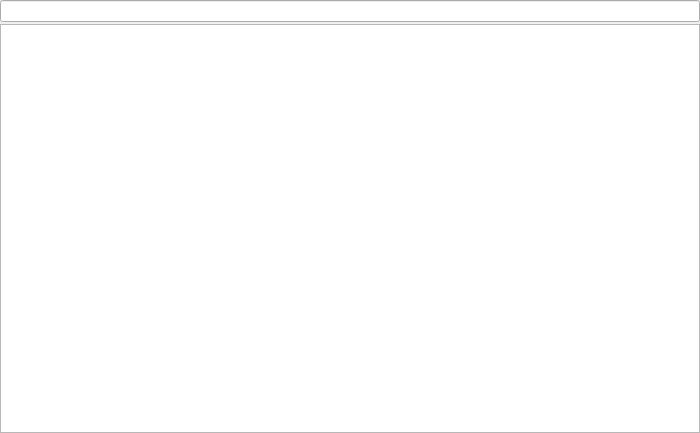
<?xml version="1.0" encoding="UTF-8"?>
<ui version="4.0">
 <class>SettingsDialog</class>
 <widget class="QWidget" name="SettingsDialog">
  <property name="geometry">
   <rect>
    <x>0</x>
    <y>0</y>
    <width>700</width>
    <height>433</height>
   </rect>
  </property>
  <property name="minimumSize">
   <size>
    <width>700</width>
    <height>433</height>
   </size>
  </property>
  <property name="windowTitle">
   <string>Settings</string>
  </property>
  <layout class="QVBoxLayout" name="verticalLayout">
   <property name="spacing">
    <number>2</number>
   </property>
   <property name="margin">
    <number>0</number>
   </property>
   <item>
    <widget class="QSplitter" name="splitter">
     <property name="orientation">
      <enum>Qt::Horizontal</enum>
     </property>
     <widget class="QWidget" name="verticalLayoutWidget">
      <layout class="QVBoxLayout" name="treeLayout">
       <property name="spacing">
        <number>2</number>
       </property>
       <item>
        <widget class="QLineEdit" name="lineEditFilter"/>
       </item>
       <item>
        <widget class="QTreeView" name="treeViewSetting">
         <property name="animated">
          <bool>true</bool>
         </property>
         <property name="headerHidden">
          <bool>true</bool>
         </property>
        </widget>
       </item>
      </layout>
     </widget>
    </widget>
   </item>
  </layout>
 </widget>
 <resources>
  <include location="../../resources.qrc"/>
 </resources>
 <connections/>
</ui>
